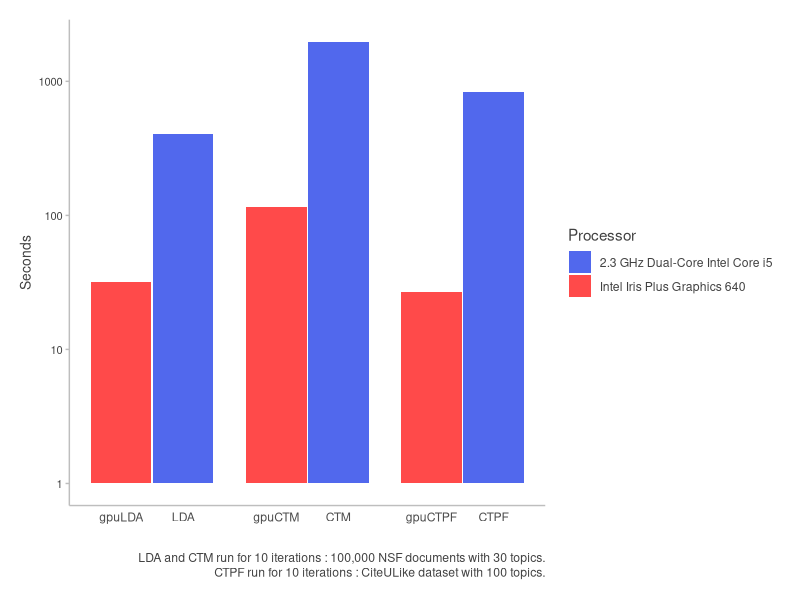

Generate this figure with R: (Note: this script raises an error after producing the figure.)
library(ggplot2)

# 12 x 9
df = data.frame(x=c(1,2,3.5,4.5,6,7), label=c('gpuLDA', 'LDA', 'gpuCTM', 'CTM', 'gpuCTPF', 'CTPF'), Seconds=c(32, 404, 115, 1974, 27, 831), Processor=rep(c('Intel Iris Plus Graphics 640', '2.3 GHz Dual-Core Intel Core i5'), 3))
p = ggplot(df, aes(x=x, y=Seconds, fill=Processor)) +
    geom_bar(stat='identity', width=0.975) +
    scale_y_log10() +
    scale_fill_manual(values=c('#5168ed', '#ff4a4a')) +
    scale_x_continuous(breaks=df$x, label=df$label) +
    #scale_y_continuous(breaks=c(0,500,1000,1500,2000)) +
    theme(axis.title.x=element_blank(), axis.line.x=element_line(color='grey'), axis.ticks.x=element_blank()) +
    theme(axis.title.y=element_text(color='#424242', size=10), axis.line.y=element_line(color='grey'), axis.text.y=element_text(color='#424242', size=8), axis.ticks.y=element_line(color='grey')) +
    theme(legend.title=element_text(color='#424242'), legend.text=element_text(color='#424242')) +
    theme(plot.background=element_rect(fill='white', color=NA), panel.background=element_rect(fill='white'), panel.grid.major=element_blank(), panel.grid.minor=element_blank()) +
    theme(plot.caption=element_text(color='#424242', hjust=1, vjust=-6, lineheight=0.5)) +
    theme(plot.margin=unit(c(0.5,0.5,1.05,0.5), 'cm')) +
    labs(caption="LDA and CTM run for 10 iterations : 100,000 NSF documents with 30 topics.\n\nCTPF run for 10 iterations : CiteULike dataset with 100 topics.")

p

df = data.frame(p=1-x)

p = ggplot(df, aes(x=p))+
    geom_histogram(color="white", fill="#5168ed", bins=50) +
    scale_x_continuous(breaks=0:10/10) +
    scale_y_continuous(breaks=c(0,1000,2000,3000,4000,5000)) +
    theme(axis.title.x=element_text(color='#424242', size=10), axis.line.x=element_line(color='grey'), axis.text.x=element_text(color='#424242', size=8), axis.ticks.x=element_line(color='grey')) +
    theme(axis.title.y=element_text(color='#424242', size=10), axis.line.y=element_line(color='grey'), axis.text.y=element_text(color='#424242', size=8), axis.ticks.y=element_line(color='grey')) +
    theme(legend.title=element_text(color='#424242'), legend.text=element_text(color='#424242')) +
    xlab("\nCiteULike Science Article Database : Collaborative topic Poisson factorization model with 100 topics.") +
    ylab("Documents") +
    theme(plot.background=element_rect(fill='white', color=NA), panel.background=element_rect(fill='white'), panel.grid.major=element_blank(), panel.grid.minor=element_blank())

p
